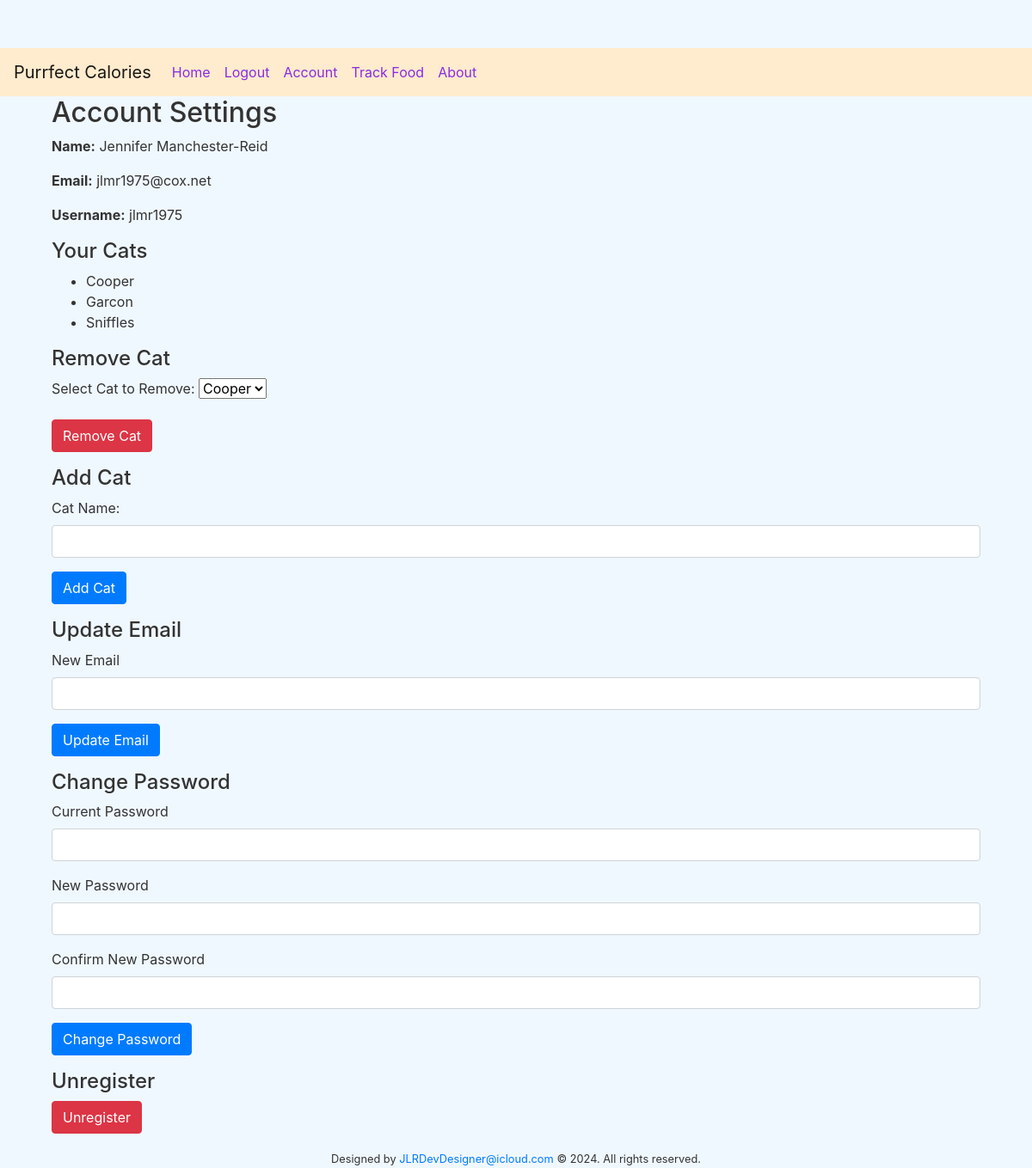
/account (signed in), run on the app's committed database.
### tables this page shows
CREATE TABLE users (
    id INTEGER PRIMARY KEY AUTOINCREMENT,
    name TEXT NOT NULL,
    username TEXT NOT NULL UNIQUE,
    email TEXT NOT NULL UNIQUE,
    password_hash TEXT NOT NULL,
    security_question TEXT NOT NULL,
    security_answer TEXT NOT NULL
, cat TEXT);

### purrfect.py (the view)
@app.route('/account', methods=['GET', 'POST'])
def account():
    try:
        if 'username' not in session:
            flash('You need to log in to access your account settings', 'error')
            return redirect(url_for('login'))
        username = session['username']
        user_info = user.get_user_info(username)
        user_cats = cat.get_user_cats(username)
        update_email_form = UpdateEmailForm()
        change_password_form = ChangePasswordForm()
        return render_template('account.html', user_info=user_info, update_email_form=update_email_form, change_password_form=change_password_form, user_cats=user_cats)
    except Exception as e:
        app.logger.error(f"An error occurred: {str(e)}")
        flash("An error occurred", 'error')
        return render_template('error.html', error_message="An error occurred")

### purrfect.py
class UpdateEmailForm(FlaskForm):
    email = StringField('New Email', validators=[DataRequired(), Email()])
    submit = SubmitField('Update Email')

class ChangePasswordForm(FlaskForm):
    current_password = PasswordField('Current Password', validators=[DataRequired()])
    new_password = PasswordField('New Password', validators=[
        DataRequired(),
        Length(min=8, message='Password must be at least 8 characters long')
    ])
    confirm_password = PasswordField('Confirm New Password', validators=[
        DataRequired(),
        EqualTo('new_password', message='Passwords must match')
    ])
    submit = SubmitField('Change Password')

### cat.py (called while the page is built)
def get_user_cats(username):
    conn = get_connection()
    cursor = conn.cursor()
    try:
        cursor.execute("""
            SELECT cat
            FROM users
            WHERE username = ?
        """, (username,))
        user_cats = cursor.fetchall()
        return user_cats
    finally:
        close_connection()

### purrfect.py (called while the page is built)
@app.context_processor
def inject_current_user():
    if 'username' in session:
        user_info = user.get_user_info(session['username'])
        if user_info:
            return {'current_user': user_info}
    return {'current_user': {'is_authenticated': False, 'username': None, 'name': None, 'email': None}}

### user.py (called while the page is built)
def get_connection():
    if not hasattr(local, 'conn'):
        local.conn = sqlite3.connect('users.db')
    return local.conn

def close_connection():
    if hasattr(local, 'conn'):
        local.conn.close()
        del local.conn

def get_user_info(username):
    conn = get_connection()
    cursor = conn.cursor()
    cursor.execute("SELECT * FROM users WHERE username = ?", (username,))
    result = cursor.fetchone()
    close_connection()
    if result:
        return {
            'name': result[1],
            'username': result[2],
            'email': result[3],
            'password_hash': result[4],
            'security_question': result[5],
            'security_answer': result[6],
            'is_authenticated': True
        }
    return None

### templates/account.html (shortened to what this page needs)
{% extends 'layout.html' %}
{% block content %}
<div class="container">
    <h2>Account Settings</h2>
    <div class="user-info">
        <p><strong>Name:</strong> {{ user_info.name }}</p>
        <p><strong>Email:</strong> {{ user_info.email }}</p>
        <p><strong>Username:</strong> {{ user_info.username }}</p>
    </div>
    {% if user_cats %}
        <h4>Your Cats</h4>
        <ul>
            {% for cat in user_cats %}
                {% if cat[0] %}
                    {% for cat_name in cat[0].split(',') %}
                        <li>{{ cat_name }}</li>
                    {% endfor %}
                {% endif %}
            {% endfor %}
        </ul>
        <form method="POST" action="/remove-cat">
            <h4>Remove Cat</h4>
            <div class="form-group">
                <label for="cat_select">Select Cat to Remove:</label>
                <select name="cat_name" id="cat_name">
                    {% for cat in user_cats %}
                        {% if cat[0] %}
                            {% for cat_name in cat[0].split(',') %}
                                <option value="{{ cat_name }}">{{ cat_name }}</option>
                            {% endfor %}
                        {% endif %}
                    {% endfor %}
                </select>
            </div>
            <div class="form-group">
                <button type="submit" class="btn btn-danger">Remove Cat</button>
            </div>
        </form>
    {% else %}
        <p>No cats found.</p>
    {% endif %}
    <form method="POST" action="/add-cat">
        <h4>Add Cat</h4>
        <div class="form-group">
            <label for="cat_name">Cat Name:</label>
            <input type="text" name="cat_name" id="cat_name" class="form-control" required>
        </div>
        <div class="form-group">
            <button type="submit" class="btn btn-primary">Add Cat</button>
        </div>
    </form>
    <form method="POST" action="/update-email">
        <h4>Update Email</h4>
        <div class="form-group">
            {{ update_email_form.email.label(class="form-label") }}
            <input type="email" name="email" id="email" class="form-control" required>
        </div>
        <div class="form-group">
            {{ update_email_form.submit(class="btn btn-primary") }}
        </div>
    </form>
    <form method="POST" action="/change-password">
        <h4>Change Password</h4>
        <div class="form-group">
            {{ change_password_form.current_password.label(class="form-label") }}
            {{ change_password_form.current_password(class="form-control") }}
        </div>
        <div class="form-group">
            {{ change_password_form.new_password.label(class="form-label") }}
            {{ change_password_form.new_password(class="form-control") }}
        </div>
        <div class="form-group">
            {{ change_password_form.confirm_password.label(class="form-label") }}
            {{ change_password_form.confirm_password(class="form-control") }}
        </div>
        <div class="form-group">
            {{ change_password_form.submit(class="btn btn-primary") }}
        </div>
    </form>
    <form method="POST" action="/delete">
        <h4>Unregister</h4>
        <div class="form-group">
            <button type="submit" class="btn btn-danger">Unregister</button>
        </div>
    </form>
</div>
{% endblock %}

### static/style.css (style rules this page uses)
body { padding-top: 56px; background-color: #f0f8ff; color: #333333; }
form { display: inline; }

### data on the page
users: name "Jennifer Manchester-Reid", email "jlmr1975@cox.net", username "jlmr1975", cat_name "Cooper" "Garcon" "Sniffles"

### other printed values
{{ update_email_form.email.label(class="form-label") }} "New Email"
{{ change_password_form.current_password.label(class="form-label") }} "Current Password"
{{ change_password_form.new_password.label(class="form-label") }} "New Password"
{{ change_password_form.confirm_password.label(class="form-label") }} "Confirm New Password"
form field cat_name "Cooper"
